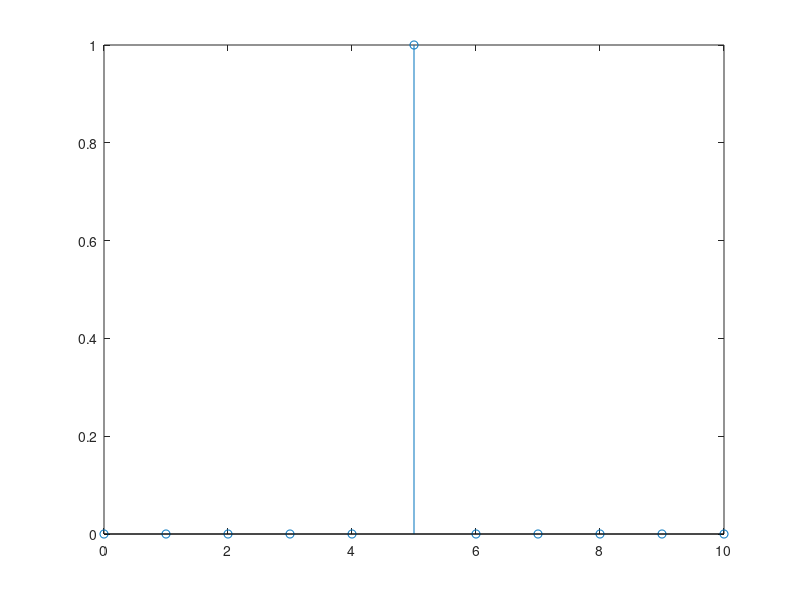

Here is the MATLAB script that generated this plot:
close all;
clc;

t = 0:1:10;

prompt = 'give a value from -10 to 10 :   ';
x = input(prompt) +1 ;
t1 = zeros(11,1);

for i = 0:1:10
    if(i == x) 
        t1(i) = 1;
      
     
    end
end
t = 0:1:10;

stem(t,t1)
        